Frame 1 (no input): blank canvas, image omitted
Frame 60 (no input): blank canvas, image omitted
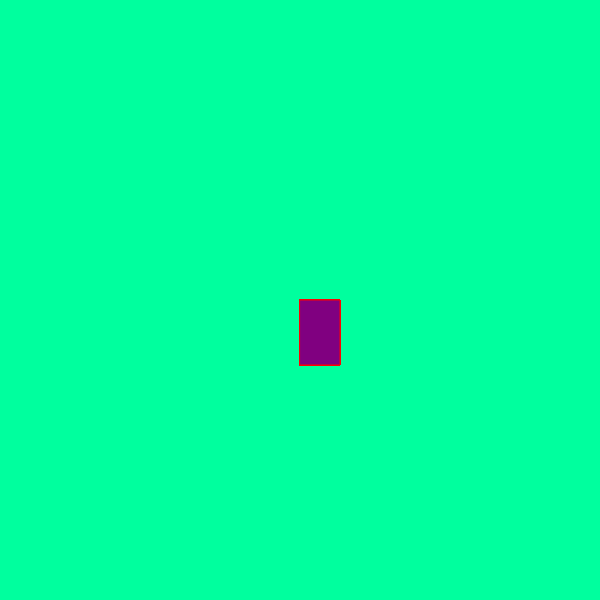
Frame 120 (the mouse pressed at the canvas centre since frame 60)

The p5.js sketch whose frames 1 and 60 were blank and that drew this single picture after the mouse press (run headless with seeded random() and noise() and a simulated clock; from frame 60 on, the mouse is pressed at the canvas centre):

// p5.js sketch
// ── sketch.js
function setup() {
    createCanvas(600, 600);
    background("rgb(0,255,158)");
  }
  
  function draw() {
    
    stroke("red");
    fill("purple");
    
    // console.log(mouseIsPressed)
    
    if (mouseIsPressed) {
      rect(mouseX, mouseY, 40, 65);
    }
  }
